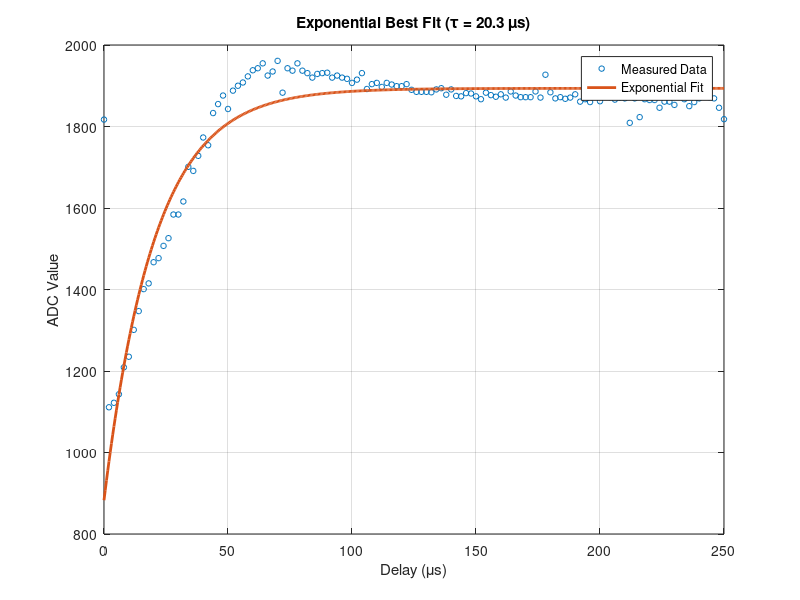

This chart was generated by the following MATLAB code:
delay_us = 0:2:250;

% ADC data
adc = [ ...
  1817,1111,1122,1143,1209,1235,1301,1347,1401,1415, ...
  1467,1477,1507,1526,1584,1584,1616,1701,1691,1728, ...
  1773,1754,1833,1855,1876,1843,1888,1900,1908,1923, ...
  1938,1943,1955,1925,1935,1961,1883,1943,1937,1955, ...
  1937,1931,1920,1929,1931,1932,1920,1925,1920,1917, ...
  1907,1915,1931,1892,1904,1907,1897,1907,1903,1899, ...
  1899,1904,1890,1885,1885,1885,1884,1891,1894,1878, ...
  1891,1875,1874,1882,1881,1874,1867,1883,1877,1873, ...
  1879,1871,1886,1876,1872,1872,1872,1886,1871,1927, ...
  1884,1869,1872,1868,1871,1879,1861,1867,1860,1873, ...
  1862,1878,1872,1866,1871,1869,1809,1869,1823,1867, ...
  1865,1865,1846,1861,1861,1853,1875,1867,1850,1860, ...
  1869,1876,1872,1869,1846,1818 ];

t = delay_us(2:end);
y = adc(2:end);

model = @(b,t) b(1) * (1 - exp(-t / b(2))) + b(3);

% Find Fits
cost = @(b) sum((model(b,t) - y).^2);

% Initial guess
b0 = [800, 80, 1100];

% Minimize
b = fminsearch(cost, b0);

A   = b(1);
tau = b(2);
C   = b(3);

% Create Fit Curve
t_fit = linspace(0, 250, 500);
y_fit = model(b, t_fit);

% Generate it
figure;
plot(delay_us, adc, 'o', 'MarkerSize', 4); hold on;
plot(t_fit, y_fit, 'LineWidth', 2);
grid on;

xlabel('Delay (\mus)');
ylabel('ADC Value');
title(sprintf('Exponential Best Fit (\\tau = %.1f \\mus)', tau));
legend('Measured Data', 'Exponential Fit', 'Location', 'best');


